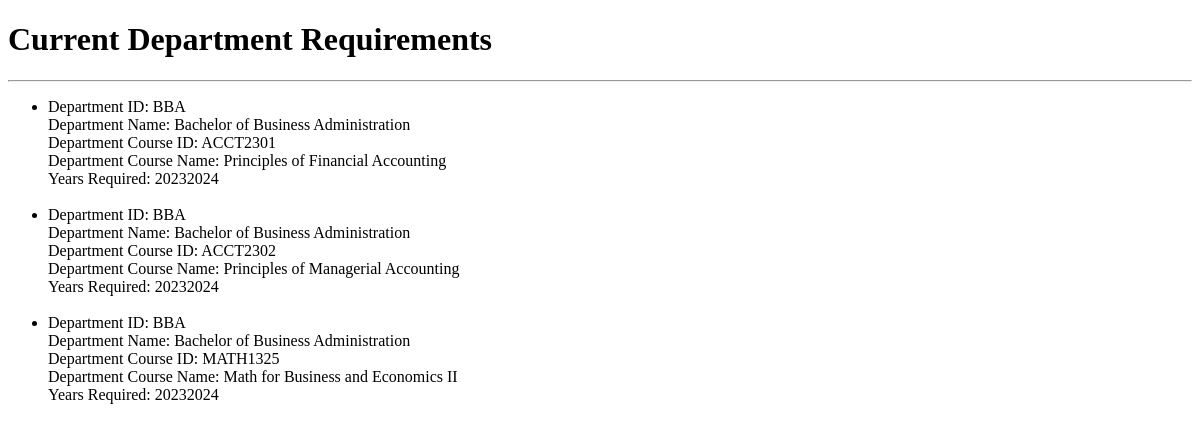
The page /degree_checklist/department_requirements_list on the database as committed earlier.
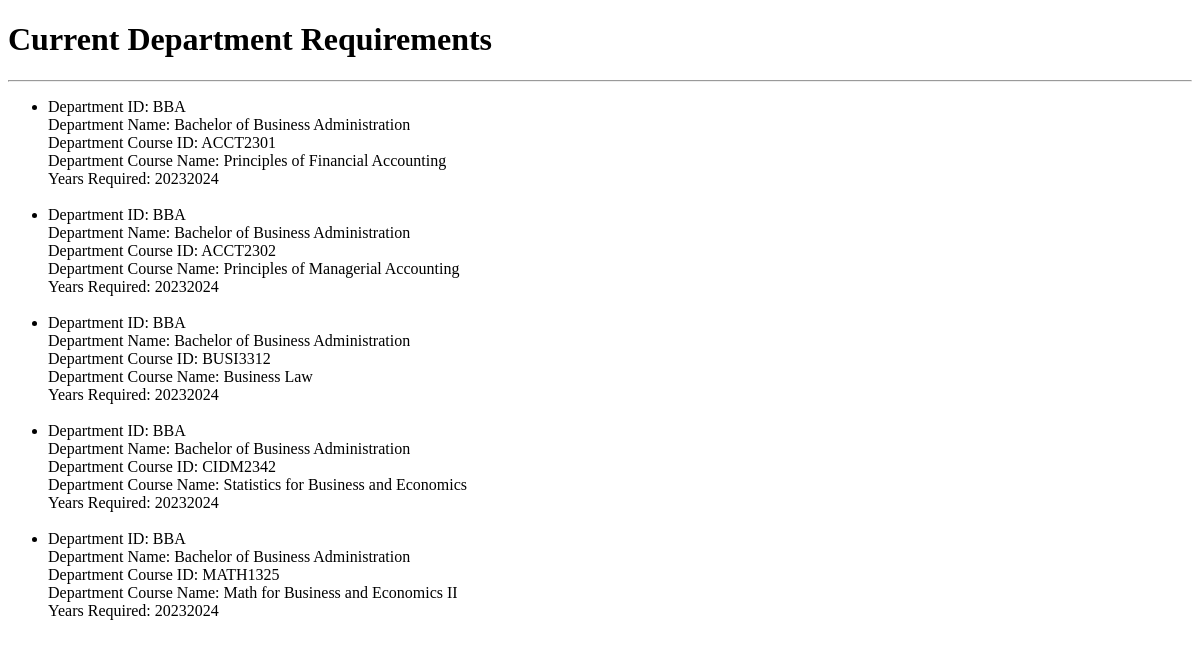
The same page on the database as committed later.
### degree_checklist/models.py (models this page shows, shortened)
class Department_Requirements(models.Model):
    DepartmentID = models.CharField(max_length=10, help_text="Department ID")
    DepartmentName = models.CharField(
        max_length=50, help_text="Department Name")
    DepCourseID = models.CharField(max_length=10, help_text="Course ID")
    DepCourseName = models.CharField(
        max_length=75, help_text="Course Name", null=True)
    YearsRequired = models.IntegerField(help_text="List of Years Required")

### degree_checklist/views.py (the view)
# urls.py: path('degree_checklist/department_requirements_list',
def department_requirements_list(request):
    context = {}
    context["department_requirements_list"] = Department_Requirements.objects.all(
    ).order_by('DepartmentID', 'DepartmentName', 'DepCourseID').values()
    return render(request, 'degree_checklist/department_requirements_list.html', context)

### degree_checklist/templates/degree_checklist/department_requirements_list.html (shortened to what this page needs)
<!doctype html>
<html lang="en">
<head>
</head>
<body>
    <h1>Current Department Requirements</h1>
    <hr>
    <ul>
        {% for item in department_requirements_list %}
        <li>
            <span>Department ID: </span> <span>{{ item.DepartmentID }}</span>
            <br>
            <span>Department Name: </span><span>{{ item.DepartmentName }}</span>
            <br>
            <span>Department Course ID: </span><span>{{ item.DepCourseID }}</span>
            <br>
            <span>Department Course Name: </span><span>{{ item.DepCourseName }}</span>
            <br>
            <span>Years Required: </span><span>{{ item.YearsRequired }}</span>
            <br>
        </li>
        <br>
        {% endfor %}
    </ul>
</body>
</html>

Rows that differ between the two databases and show on the page:
added Department_Requirements: DepartmentID "BBA", DepartmentName "Bachelor of Business Administration", DepCourseID "BUSI3312", DepCourseName "Business Law", YearsRequired "20232024"
added Department_Requirements: DepartmentID "BBA", DepartmentName "Bachelor of Business Administration", DepCourseID "CIDM2342", DepCourseName "Statistics for Business and Economics", YearsRequired "20232024"
